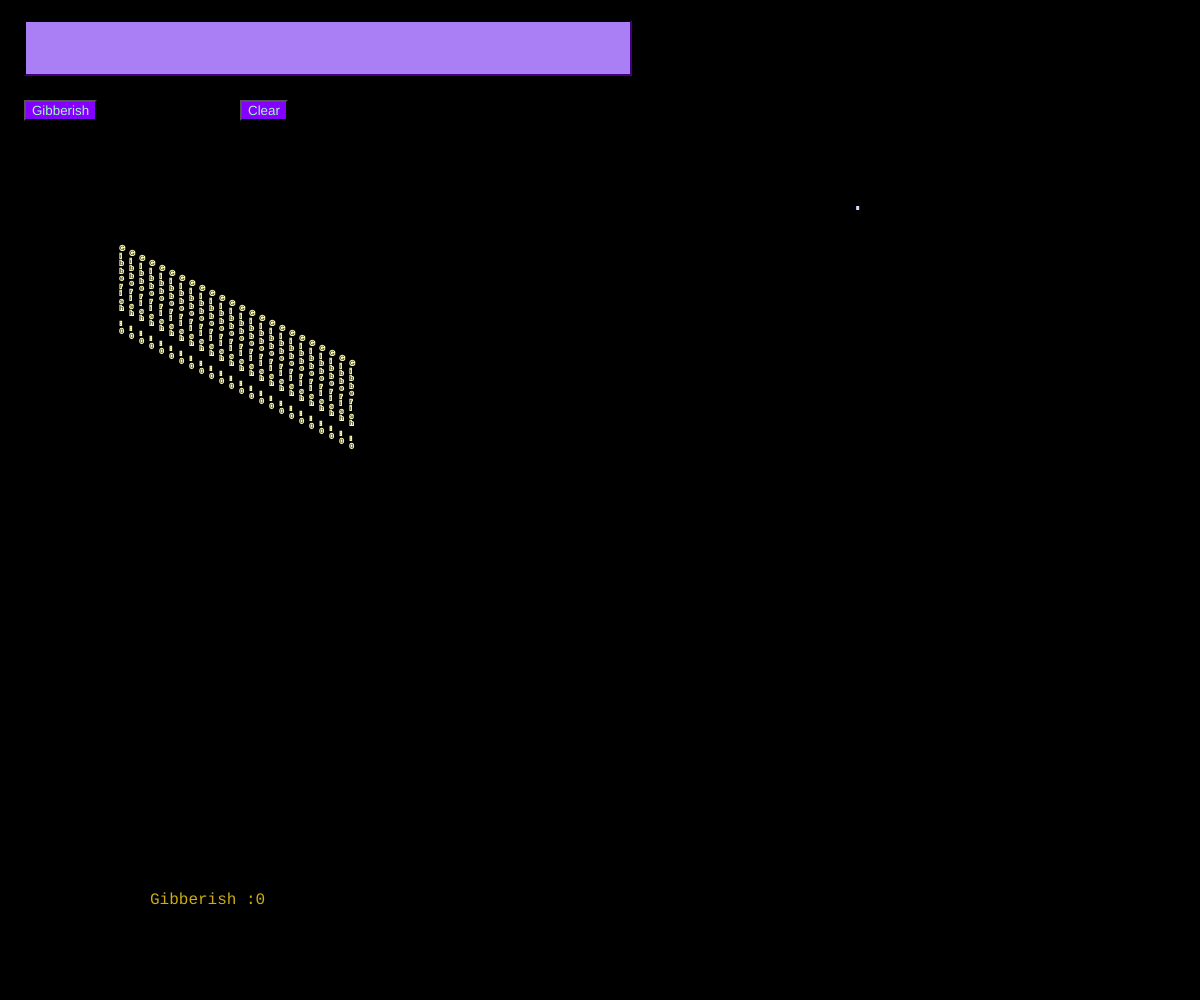
Frame 1 (no input)
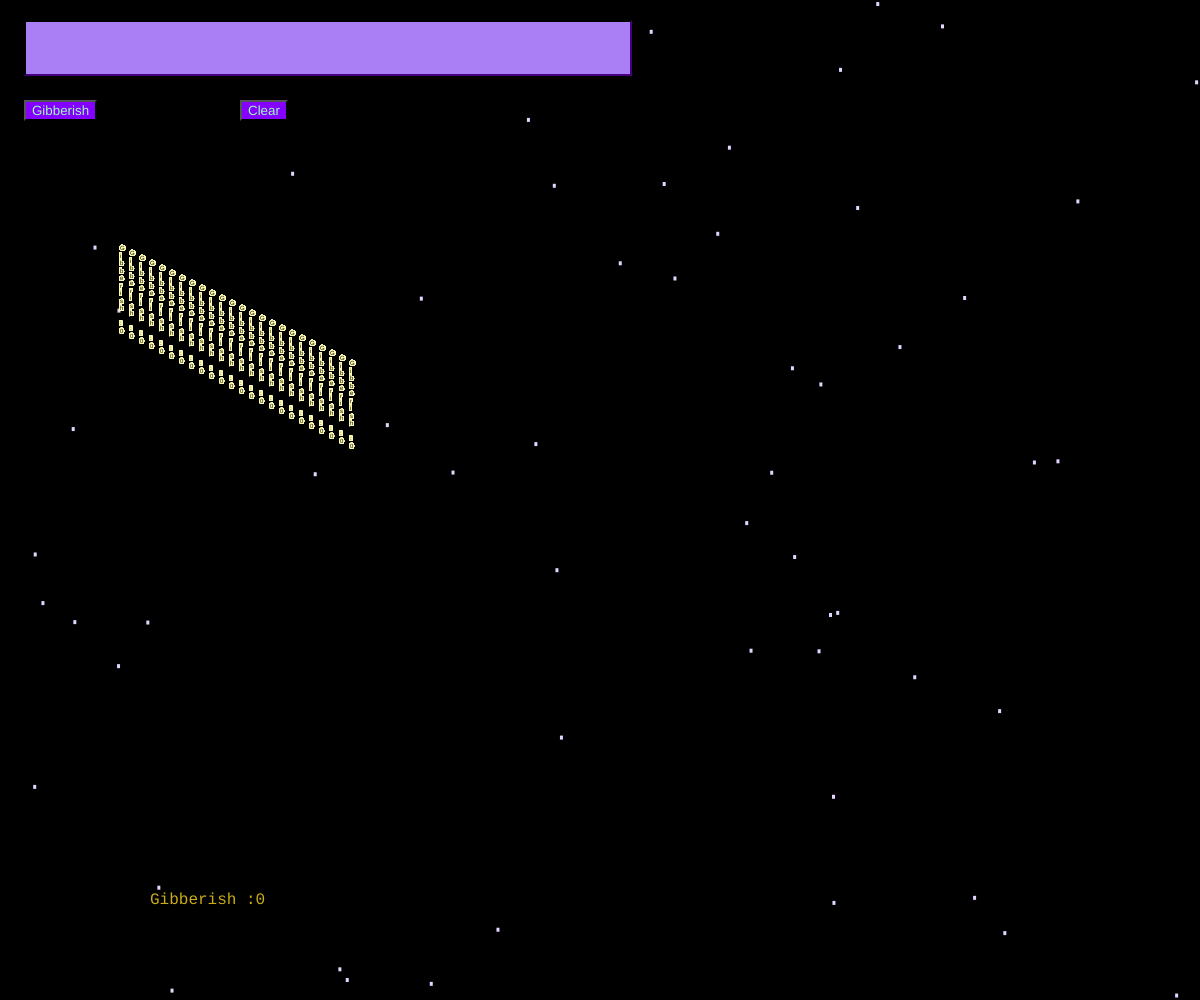
Frame 60 (no input)
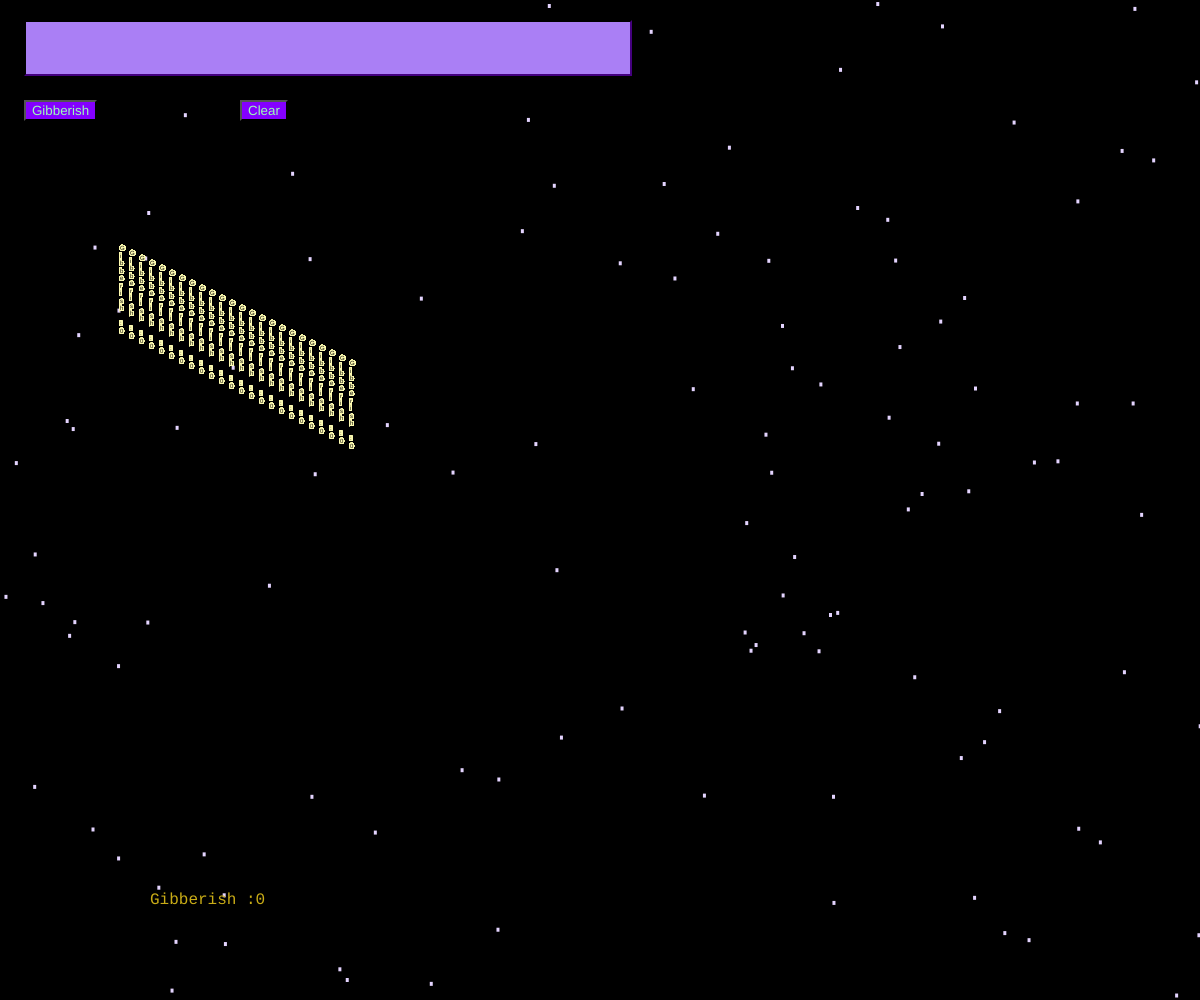
Frame 120 (the mouse pressed at the canvas centre since frame 60)

The p5.js sketch that drew these frames (run headless with seeded random() and noise() and a simulated clock; from frame 60 on, the mouse is pressed at the canvas centre):

// p5.js sketch
// ── sketch.js
let b,lyrics;

function setup() {
  b=color(0);
  createCanvas(windowWidth,windowHeight);
  background(b);  
  let col=color(170, 127, 245);
  let col2=color(23, 0, 43);
  let col3=color(201, 172, 22);
  let col4=color(132, 0, 255);
  let col5=color(157, 252, 182);
  let col6=color(255, 247, 0);

  
  let typeit = createInput();
  typeit.position(width/50,height/50);
  typeit.style('background-color',col);
  typeit.style('border-color',col2);
  typeit.style('width',width/2+'px');
  typeit.style('height',height/20+'px');
  typeit.style('color',col6);
  
  let button = createButton('Gibberish');
  button.position(width/50,height/10);
  button.style('background-color',col4);
  button.style('color',col5);

  button.mousePressed(function (){
    gibberish(typeit.value());
  });
  
  let buttonTwo= createButton('Clear');
  buttonTwo.position(width/5,height/10);
  buttonTwo.style('background-color',col4);
  buttonTwo.style('color',col5);
  buttonTwo.mousePressed(disappear);
  
  let title = createP('Gibberish :0');
  title.position(width/8,7*height/8);
  title.style('font-family','Courier');
  title.style('color',col3);
}

function draw() {


stroke(228, 212, 255);
strokeWeight(2);
rect(random(width),random(height),1,2);

let gib = 'Gibberish :0';
let gib2='';
for(let i=0;i<gib.length;i++){
  gib2+=gib.substring(i,i+1)+'\n';
}

push();
stroke(255, 252, 179);
textSize(6);
for(let i=0;i<gib2.length;i++){
  text(gib2,width/10+i*10,height/4+i*5);
}

pop();



}
 function gibberish(str){
  let splitStr = str.split('');
 
  
  let stringInit ='';
  let a=width/2;
  let b=height/2;
  for(let i=0;i<splitStr.length;i++){
    stringInit+=splitStr[i]+ 'ö'+splitStr[splitStr.length-(i+1)]+'y';
    stringInit.toLowerCase();
       
  }
  let brokenStr = '';
  while(stringInit.length>0){
    brokenStr+=stringInit.substring(0,45)+'\n';
    stringInit = stringInit.substring(45);
  }
  //text(brokenStr,3*width/5,height/25);
   lyrics = createP(brokenStr,3*width/5,height/25);
   lyrics.position(3*width/5,height/25);
   lyrics.style('color','rgb(132, 0, 255)');
   lyrics.style('font-family','Monaco');
  
}

function disappear(){
  clear();
  lyrics.html('');
  background(b);
}

function windowResized (){
  createCanvas(windowWidth,windowHeight);
  background(b);
}
